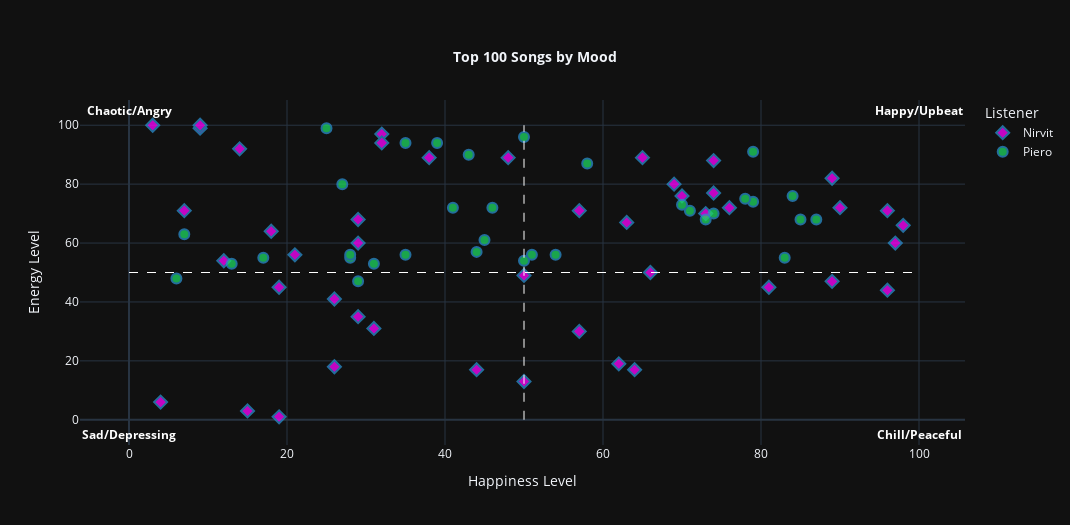

Notebook code cell kept with this figure:
### Code cell
model_plot(y_pred_lr)  # Scatterplot for logistic regression

### Figure 1 — Plotly figure (JSON) as saved in the notebook; plotly's stock layout.template omitted (floating-point values rounded to 4 significant figures)
{"data": [{"marker": {"color": "#ff00ff", "line": {"color": "#2a8ccb", "width": 2}, "size": 10, "symbol": "diamond"}, "mode": "markers", "name": "Nirvit", "opacity": 0.75, "text": ["Song: Suite bergamasque, L. 75: III. Clair de lune, Artist: Claude Debussy,Philippe Entremont, Energy: 6, Happiness: 4", "Song: 愛してる, Artist: callin', Energy: 31, Happiness: 31", "Song: Disfarça E Chora, Artist: Cartola, Energy: 44, Happiness: 96", "Song: homeswitcher, Artist: Jane Remover,kmoe, Energy: 97, Happiness: 32", "Song: So Strange (feat. Cuco), Artist: Polyphia,Cuco, Energy: 89, Happiness: 48", "Song: Something You Know, Artist: Blood Orange, Energy: 41, Happiness: 26", "Song: pretty satan, Artist: mage tears, Energy: 1, Happiness: 19", "Song: Leather Jacket, Artist: HYUKOH, Energy: 88, Happiness: 74", "Song: Jesus Freak Lighter, Artist: Blood Orange, Energy: 92, Happiness: 14", "Song: YUKON (INTERLUDE), Artist: Joji, Energy: 71, Happiness: 7", "Song: Skating In Central Park, Artist: Bill Evans,Jim Hall, Energy: 3, Happiness: 15", "Song: Ditto, Artist: NewJeans, Energy: 64, Happiness: 18", "Song: Yellow Ledbetter, Artist: Pearl Jam, Energy: 35, Happiness: 29", "Song: Casket Pretty, Artist: Noname, Energy: 49, Happiness: 50", "Song: XI, Artist: Youth Novel, Energy: 56, Happiness: 21", "Song: The Bay, Artist: Metronomy, Energy: 47, Happiness: 89", "Song: Columbine, Artist: Townes Van Zandt, Energy: 19, Happiness: 62", "Song: As Rosas Não Falam, Artist: Cartola, Energy: 45, Happiness: 81", "Song: You And Me, Artist: Penny & The Quarters, Energy: 18, Happiness: 26", "Song: Feeling Like The End, Artist: Joji, Energy: 67, Happiness: 63", "Song: Lungs, Artist: Townes Van Zandt, Energy: 30, Happiness: 57", "Song: Daughter - Remastered, Artist: Pearl Jam, Energy: 70, Happiness: 73", "Song: My Shadow, Artist: Jay Reatard, Energy: 94, Happiness: 32", "Song: I'll Be Here in the Morning, Artist: Townes Van Zandt, Energy: 17, Happiness: 64", "Song: OMG, Artist: NewJeans, Energy: 77, Happiness: 74", "Song: Mumbo Sugar, Artist: Arc De Soleil, Energy: 60, Happiness: 97", "Song: Solitude, Artist: Lord Snow, Energy: 99, Happiness: 9", "Song: いかれたNeet, Artist: Shinsei Kamattechan, Energy: 89, Happiness: 38", "Song: Selfish Sleep, Artist: Lord Snow, Energy: 100, Happiness: 9", "Song: Freedom Interlude, Artist: Noname, Energy: 72, Happiness: 76", "Song: Dally (feat. GRAY), Artist: HYOLYN,GRAY, Energy: 82, Happiness: 89", "Song: Funny Thing, Artist: Thundercat, Energy: 89, Happiness: 65", "Song: Thank You DubNation! (the page will never be long enough), Artist: herlovebeheadsdaisies, Energy: 60, Happiness: 29", "Song: Techno Show, Artist: Peach Pit, Energy: 72, Happiness: 90", "Song: きみのうた, Artist: Rei Yasuda, Energy: 68, Happiness: 29", "Song: The Background Static of Perpetual Discontent, Artist: Lord Snow, Energy: 100, Happiness: 3", "Song: (Quicksilver Daydreams Of) Maria, Artist: Townes Van Zandt, Energy: 17, Happiness: 44", "Song: Tive Sim, Artist: Cartola, Energy: 71, Happiness: 96", "Song: Aconteceu, Artist: Cartola, Energy: 66, Happiness: 98", "Song: Don't Take It Too Bad, Artist: Townes Van Zandt, Energy: 13, Happiness: 50", "Song: Diddy Bop, Artist: Noname,Raury,Cam O'bi, Energy: 50, Happiness: 66", "Song: Girl Front, Artist: LOOΠΔ / ODD EYE CIRCLE, Energy: 80, Happiness: 69", "Song: Feelin' Lovely, Artist: Devonté Hynes,Connan Mockasin, Energy: 76, Happiness: 70", "Song: Doin' it Right (feat. Panda Bear), Artist: Daft Punk,Panda Bear, Energy: 45, Happiness: 19", "Song: 1AM FREESTYLE, Artist: Joji, Energy: 54, Happiness: 12", "Song: Hot Air Balloon, Artist: Don Diablo,AR/CO, Energy: 71, Happiness: 57"], "type": "scatter", "x": [4, 31, 96, 32, 48, 26, 19, 74, 14, 7, 15, 18, 29, 50, 21, 89, 62, 81, 26, 63, 57, 73, 32, 64, 74, 97, 9, 38, 9, 76, 89, 65, 29, 90, 29, 3, 44, 96, 98, 50, 66, 69, 70, 19, 12, 57], "y": [6, 31, 44, 97, 89, 41, 1, 88, 92, 71, 3, 64, 35, 49, 56, 47, 19, 45, 18, 67, 30, 70, 94, 17, 77, 60, 99, 89, 100, 72, 82, 89, 60, 72, 68, 100, 17, 71, 66, 13, 50, 80, 76, 45, 54, 71]}, {"marker": {"color": "#1ED760", "line": {"color": "#2a8ccb", "width": 2}, "size": 10, "symbol": "circle"}, "mode": "markers", "name": "Piero", "opacity": 0.75, "text": ["Song: Fair Trade (with Travis Scott), Artist: Drake,Travis Scott, Energy: 47, Happiness: 29", "Song: Father Stretch My Hands Pt. 1, Artist: Kanye West, Energy: 57, Happiness: 44", "Song: Skinny Ape, Artist: Gorillaz, Energy: 87, Happiness: 58", "Song: Follow God, Artist: Kanye West, Energy: 90, Happiness: 43", "Song: pick up the phone, Artist: Young Thug,Travis Scott, Energy: 72, Happiness: 46", "Song: 90210 (feat. Kacy Hill), Artist: Travis Scott,Kacy Hill, Energy: 53, Happiness: 31", "Song: GLBTM (Studio Outtakes), Artist: Daft Punk, Energy: 56, Happiness: 35", "Song: 5% TINT, Artist: Travis Scott, Energy: 48, Happiness: 6", "Song: Brown Skin Lady, Artist: Black Star, Energy: 55, Happiness: 83", "Song: The Less I Know The Better, Artist: Tame Impala, Energy: 74, Happiness: 79", "Song: CAN'T SAY, Artist: Travis Scott, Energy: 71, Happiness: 71", "Song: Crew (feat. Brent Faiyaz & Shy Glizzy), Artist: GoldLink,Brent Faiyaz,Shy Glizzy, Energy: 61, Happiness: 45", "Song: Noah Fence, Artist: Origami Angel, Energy: 96, Happiness: 50", "Song: Oil (feat. Stevie Nicks), Artist: Gorillaz,Stevie Nicks, Energy: 94, Happiness: 35", "Song: Hell N Back, Artist: Bakar, Energy: 68, Happiness: 73", "Song: Int'l Players Anthem (I Choose You), Artist: UGK,Outkast, Energy: 68, Happiness: 85", "Song: Am I Dreaming (Metro Boomin & A$AP Rocky, Roisee), Artist: Metro Boomin,A$AP Rocky,Roisee, Energy: 53, Happiness: 13", "Song: Take What You Want (feat. Ozzy Osbourne & Travis Scott), Artist: Post Malone,Ozzy Osbourne,Travis Scott, Energy: 80, Happiness: 27", "Song: 20 Min, Artist: Lil Uzi Vert, Energy: 75, Happiness: 78", "Song: It Ain't Over, Artist: The Black Keys, Energy: 56, Happiness: 51", "Song: Wish I Didn't Miss You, Artist: Angie Stone, Energy: 76, Happiness: 84", "Song: The Look, Artist: Metronomy, Energy: 54, Happiness: 50", "Song: Self-Destruct, Artist: Origami Angel, Energy: 94, Happiness: 39", "Song: Undertow, Artist: Dan Auerbach, Energy: 73, Happiness: 70", "Song: Everything Goes My Way, Artist: Metronomy, Energy: 56, Happiness: 54", "Song: Saint, Artist: Blood Orange, Energy: 63, Happiness: 7", "Song: Amber, Artist: 311, Energy: 70, Happiness: 74", "Song: Tarantula, Artist: Gorillaz, Energy: 91, Happiness: 79", "Song: All The Way Live (Spider-Man: Across the Spider-Verse) (Metro Boomin & Future, Lil Uzi Vert), Artist: Metro Boomin,Future,Lil Uzi Vert, Energy: 55, Happiness: 28", "Song: Peace and Love, Artist: Red Hot Chili Peppers, Energy: 68, Happiness: 87", "Song: way back, Artist: Travis Scott, Energy: 55, Happiness: 17", "Song: FLASH CASANOVA, Artist: Yabujin, Energy: 72, Happiness: 41", "Song: Kiss the Ladder, Artist: Fleshwater, Energy: 99, Happiness: 25", "Song: lose, Artist: Travis Scott, Energy: 56, Happiness: 28"], "type": "scatter", "x": [29, 44, 58, 43, 46, 31, 35, 6, 83, 79, 71, 45, 50, 35, 73, 85, 13, 27, 78, 51, 84, 50, 39, 70, 54, 7, 74, 79, 28, 87, 17, 41, 25, 28], "y": [47, 57, 87, 90, 72, 53, 56, 48, 55, 74, 71, 61, 96, 94, 68, 68, 53, 80, 75, 56, 76, 54, 94, 73, 56, 63, 70, 91, 55, 68, 55, 72, 99, 56]}], "layout": {"annotations": [{"font": {"color": "white", "size": 12}, "showarrow": false, "text": "<b>Chaotic/Angry</b>", "x": 0, "y": 105}, {"font": {"color": "white", "size": 12}, "showarrow": false, "text": "<b>Happy/Upbeat</b>", "x": 100, "y": 105}, {"font": {"color": "white", "size": 12}, "showarrow": false, "text": "<b>Chill/Peaceful</b>", "x": 100, "y": -5}, {"font": {"color": "white", "size": 12}, "showarrow": false, "text": "<b>Sad/Depressing</b>", "x": 0, "y": -5}], "height": 525, "hoverlabel": {"font": {"color": "white"}}, "legend": {"title": {"text": "Listener"}}, "shapes": [{"line": {"color": "white", "dash": "dash", "width": 1}, "type": "line", "x0": 50, "x1": 50, "y0": 0, "y1": 100}, {"line": {"color": "white", "dash": "dash", "width": 1}, "type": "line", "x0": 0, "x1": 100, "y0": 50, "y1": 50}], "title": {"font": {"size": 14}, "text": "<b>Top 100 Songs by Mood</b>", "x": 0.5, "y": 0.9}, "width": 1070, "xaxis": {"title": {"text": "Happiness Level"}}, "yaxis": {"title": {"text": "Energy Level"}}}}
